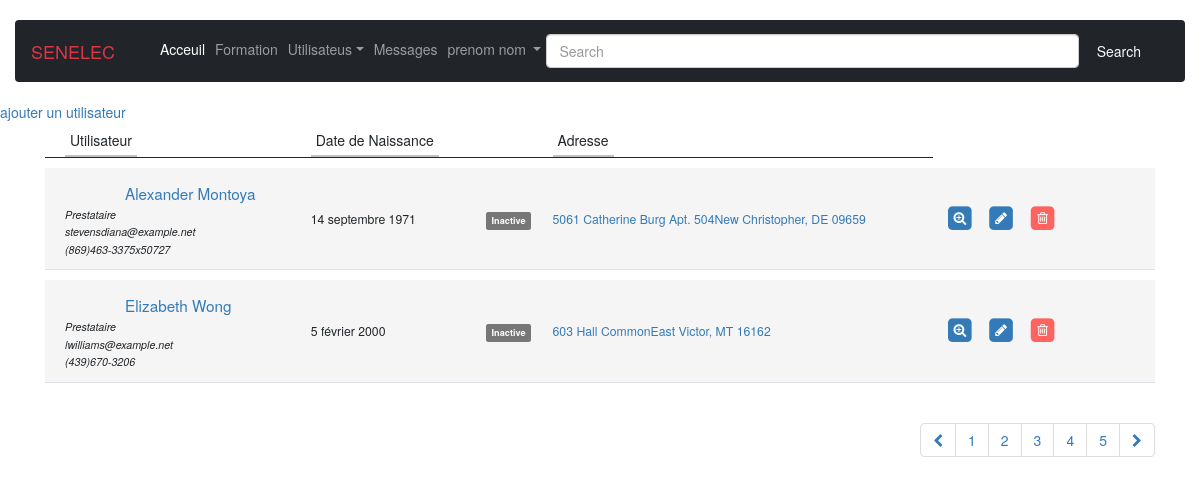
/listePrestataire/, run on the app's committed database.
### gestion_utilisateurs/models.py (models this page shows, shortened)
class Utilisateur(User):
    profil = models.ImageField(upload_to='profil/', null=True, blank=True)
    date_naissance = models.DateField(null=True, blank=True)
    address = models.CharField(max_length=200, null=True, blank=True)
    cni = models.CharField(max_length=30, null=True, blank=True)
    TYPE = (
        ('Agent', 'Agent'),
        ('Prestataire', 'Prestataire'),
        ('Autre','Autre')
    )
    type = models.CharField(max_length=20, choices=TYPE, default=TYPE[0][0])
    phone = models.CharField(max_length=20, null=True, blank=True)
    fonction = models.CharField(max_length=100, null=True, blank=True)
    entreprise = models.ForeignKey('gestions_formations.Entreprise', on_delete=models.CASCADE, null=True)
    symboles_cibles = models.CharField(max_length=500, null=True, blank=True)
    nfcTag = models.CharField(max_length=120, null=True, blank=True)
    qrTag  = models.CharField(max_length=120, null=True, blank=True)

### gestion_utilisateurs/views.py (the view)
# urls.py: path('listePrestataire/', views.listePrestataire, name="listePrestataire"),
def listePrestataire(request):
    utilisateurs = Utilisateur.objects.filter(type='Prestataire')
    context = { 'utilisateurs': utilisateurs }
    return render(request, 'Admin/listeUser.html', context)

### gestion_utilisateurs/templates/Admin/listeUser.html (shortened to what this page needs)
{% extends 'Admin/base_admin.html' %}
{% block container %}
    <link href="https://netdna.bootstrapcdn.com/bootstrap/3.3.6/css/bootstrap.min.css" rel="stylesheet" />
    <link href="https://maxcdn.bootstrapcdn.com/font-awesome/4.3.0/css/font-awesome.min.css" rel="stylesheet" />
    <a href={% url "gestion_utilisateurs:addUser" %}> ajouter un utilisateur </a>
    <div class="container">
      <div class="row">
        <div class="col-lg-12">
          <div class="main-box clearfix">
            <div class="table-responsive">
              <table class="table user-list">
                <thead>
                  <tr>
                    <th>
                      <span>Utilisateur</span>
                    </th>
                    <th>
                      <span>Date de Naissance</span>
                    </th>
                    <th>&nbsp;</th>
                    <th>
                      <span>Adresse</span>
                    </th>
                  </tr>
                </thead>
                <tbody>
                  {% for utilisateur in utilisateurs %}
                  <tr>
                    <td>
                      <a href="#" class="user-link">{{utilisateur.get_full_name}}</a>
                      <span class="user-subhead">
                        <span>{{utilisateur.type}}</span> <br>
                        <span>{{utilisateur.email}}</span> <br>
                         <span>{{utilisateur.phone}}</span> <br>
                      </span>
                    </td>
                    <td>{{utilisateur.date_naissance}}</td>
                    <td class="text-center">
                      <span class="label label-default">Inactive
                      </span>
                    </td>
                    <td>
                      <a href="#"><span class="__cf_email__" data-cfemail="d1bcb8bdb091baa4bfb8a2ffb2bebc">{{utilisateur.address}}</span></a>
                    </td>
                    <td style="width: 20%;">
                      <a href="#" class="table-link">
                        <span class="fa-stack">
                          <i class="fa fa-square fa-stack-2x"></i>
                          <i class="fa fa-search-plus fa-stack-1x fa-inverse"></i>
                        </span>
                      </a>
                      <a href="#" class="table-link">
                        <span class="fa-stack">
                          <i class="fa fa-square fa-stack-2x"></i>
                          <i class="fa fa-pencil fa-stack-1x fa-inverse"></i>
                        </span>
                      </a>
                      <a href="{% url 'gestion_utilisateurs:delete' utilisateur.id %}"
                      class="table-link danger">
                        <span class="fa-stack">
                          <i class="fa fa-square fa-stack-2x"></i>
                          <i class="fa fa-trash-o fa-stack-1x fa-inverse"></i>
                        </span>
                      </a>
                    </td>
                  </tr>
                  {% endfor %}
                </tbody>
              </table>
            </div>
            <ul class="pagination pull-right">
              <li>
                <a href="#"><i class="fa fa-chevron-left"></i></a>
              </li>
              <li>
                <a href="#">1</a>
              </li>
              <li>
                <a href="#">2</a>
              </li>
              <li>
                <a href="#">3</a>
              </li>
              <li>
                <a href="#">4</a>
              </li>
              <li>
                <a href="#">5</a>
              </li>
              <li>
                <a href="#"><i class="fa fa-chevron-right"></i></a>
              </li>
            </ul>
          </div>
        </div>
      </div>
    </div>
{% endblock container %}

### gestion_utilisateurs/templates/Admin/base_admin.html (style rules this page uses)
body { background-color: #f4f4f4; }

### gestion_utilisateurs/templates/Admin/listeUser.html (style rules this page uses)
body { margin-top: 20px; }
.user-list tbody td .user-link { display: block; font-size: 1.25em; padding-top: 3px; margin-left: 60px; }
.user-list tbody td .user-subhead { font-size: 0.875em; font-style: italic; }
.table { border-collapse: separate; }
.table thead > tr > th { border-bottom: 1px solid #c2c2c2; padding-bottom: 0; }
.table tbody > tr > td { font-size: 0.875em; background: #f5f5f5; border-top: 10px solid #fff; vertical-align: middle; padding: 12px 8px; }
.table tbody > tr > td:first-child, .table thead > tr > th:first-child { padding-left: 20px; }
.table thead > tr > th span { border-bottom: 2px solid #c2c2c2; display: inline-block; padding: 0 5px; padding-bottom: 5px; font-weight: normal; }
.table a.table-link { margin: 0 5px; font-size: 1.125em; }
.table a.table-link.danger { color: #fe635f; }

### data on the page
Utilisateur: get_full_name "Alexander Montoya", type "Prestataire", email "stevensdiana@example.net", phone "(869)463-3375x50727", date_naissance "14 septembre 1971", address "5061 Catherine Burg Apt. 504New Christopher, DE 09659"
Utilisateur: get_full_name "Elizabeth Wong", type "Prestataire", email "lwilliams@example.net", phone "(439)670-3206", date_naissance "5 février 2000", address "603 Hall CommonEast Victor, MT 16162"
